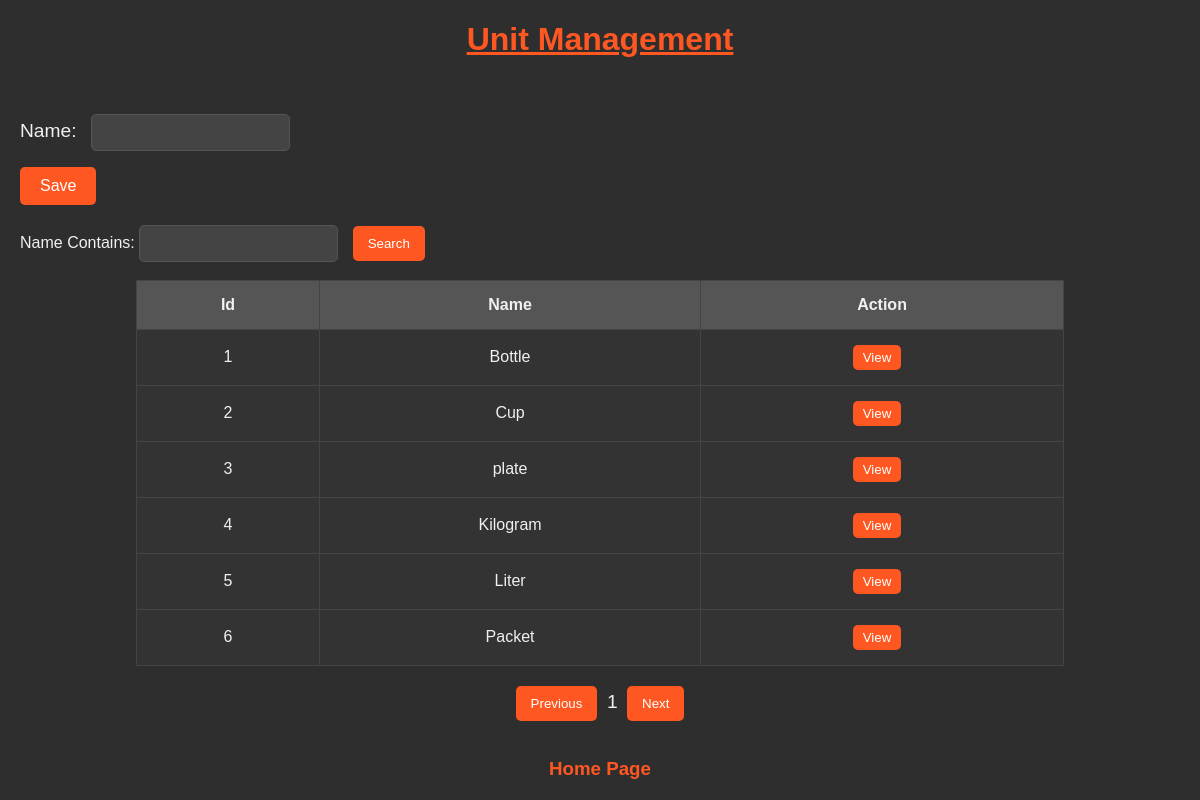
Screenshot of /app/unit/ with the database file from the repository.
### app/models.py (models this page shows, shortened)
class Unit (models.Model):
    name = models.CharField(max_length=20)

### app/views.py (the view)
# urls.py: path('unit/', views.unit_view, name='units'),
def unit_view(request):
    units = Unit.objects.all()
    if request.method == 'POST':
        form = UnitForm(request.POST)
        if form.is_valid():
            form.save()
    else:
        form = UnitForm()
    context = {'form':form, 'uts':units}
    return render(request, 'unit.html', context)

### app/forms.py
class UnitForm(forms.ModelForm):
    class Meta:
        model = Unit
        fields = '__all__'

### app/templates/unit.html (shortened to what this page needs)
<!DOCTYPE html>
<html lang="en">
<head>
</head>
<body>
    <h1><u>Unit Management</u></h1>
    <br>
    <form method="post">
        {{ form.as_p }}
        <input type="submit" value="Save">
    </form>
    <label for="name_contains">Name Contains:</label>
    <input id="name_contains" type="text" name="name_contains"/>
    <button type="submit" formmethod="get">Search</button>
    <br><br>
    <table border="1">
        <tr>
            <th>Id</th>
            <th>Name</th>
            <th>Action</th>
        </tr>
        {% for unit in uts %}
        <tr>
            <td>{{ unit.id }}</td>
            <td>{{ unit.name }}</td>
            <td><button>View</button></td>
        </tr>
        {% endfor %}
    </table>
    <div class="pagination">
        <button>Previous</button>
        <label>1</label>
        <button>Next</button>
    </div>
    <br>
    <li><a href="{% url 'home' %}"><h3>Home Page</h3></a></li>
</body>
</html>

### app/templates/unit.html (style rules this page uses)
body { background-color: #2e2e2e; color: #f0f0f0; font-family: Arial, sans-serif; margin: 20px; }
h1 { text-align: center; color: #ff5722; }
form { margin-bottom: 20px; }
form label { margin-right: 10px; font-size: 1.2em; }
form input { padding: 10px; margin-right: 10px; border: 1px solid #555; border-radius: 5px; background-color: #444; color: #fff; }
input { padding: 10px; margin-right: 10px; border: 1px solid #555; border-radius: 5px; background-color: #444; color: #fff; }
button { padding: 10px 15px; border: none; border-radius: 5px; background-color: #ff5722; color: #fff; cursor: pointer; margin-right: 10px; }
input[type="submit"] { padding: 10px 20px; border: none; border-radius: 5px; background-color: #ff5722; color: #fff; font-size: 1em; cursor: pointer; transition: background-color 0.3s; }
table { margin: auto; width: 80%; border-collapse: collapse; margin-bottom: 20px; }
table, th, td { border: 1px solid #444; }
th, td { padding: 15px; text-align: center; }
th { background-color: #555; }
td { background-color: #333; }
td button { padding: 5px 10px; border: none; border-radius: 5px; background-color: #ff5722; color: #fff; cursor: pointer; }
.pagination { text-align: center; }
.pagination button { padding: 10px 15px; border: none; border-radius: 5px; background-color: #ff5722; color: #fff; cursor: pointer; margin: 0 5px; }
.pagination label { font-size: 1.2em; }
li { list-style: none; text-align: center; }
a { color: #ff5722; text-decoration: none; }

### rows the page displays
Unit: id "1", name "Bottle"
Unit: id "2", name "Cup"
Unit: id "3", name "plate"
Unit: id "4", name "Kilogram"
Unit: id "5", name "Liter"
Unit: id "6", name "Packet"
